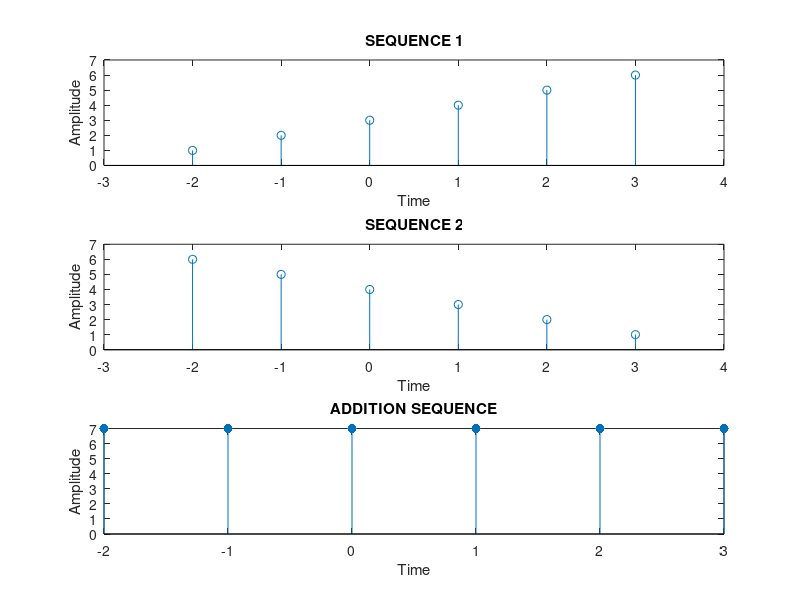

MATLAB code to generate this figure:
n1=-2:1:3;
x1=1:6;

n2=-2:1:3;
x2=6:-1 :1;

x=x1+x2;

subplot(3,1,1),stem(n1,x1);
xlabel('Time');
ylabel('Amplitude');
title('SEQUENCE 1');
xlim([min(n1)-1 max(n1)+1]); ylim([min(x1)-1 max(x1)+1]);

subplot(3,1,2),stem(n2,x2);
xlabel('Time');
ylabel('Amplitude');
title('SEQUENCE 2')
xlim([min(n2)-1 max(n2)+1]); ylim([min(x2)-1 max(x2)+1]);

subplot(3,1,3),stem(n1,x,'.','Markersize',20);
xlabel('Time');
ylabel('Amplitude');
title('ADDITION SEQUENCE');
